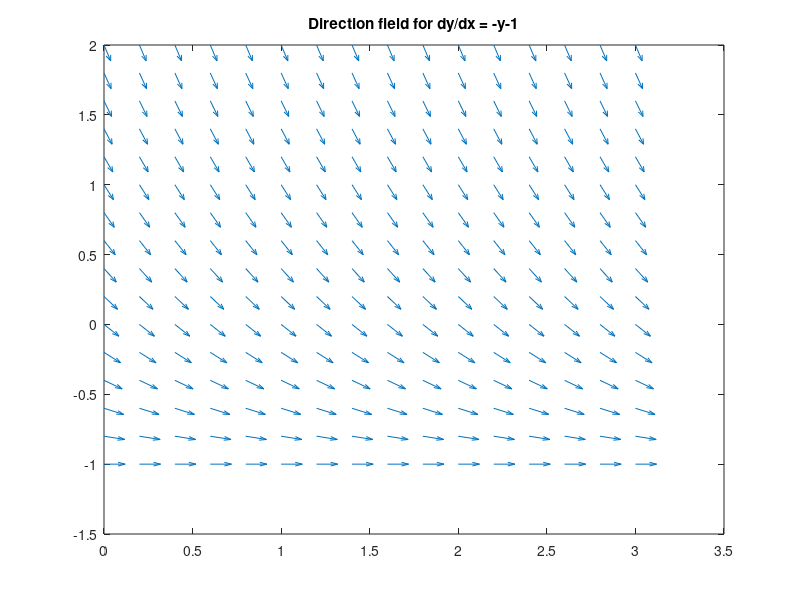

Source code (MATLAB): (Note: this script raises an error after producing the figure.)
close all
clear all
fprintf(['We compare Eulers method vs Runge Kutta 4\n'...
    'for solving the DE\n',...
    '   dy/dx=-y-1, y(0)=1\n',...
    'on the interval [0,3] with step size 0.1.\n\n'])
pause
fprintf('First we plot the direction field.\n\n')
pause
[T, Y] = meshgrid(0:0.2:3, -1:0.2:2);
S = (-Y - 1);
L = sqrt(1 + S.^2);
figure(1)
quiver(T, Y, 1./L, S./L, 0.45)
%axis tight; xlabel('t'), ylabel('y')
title('Direction field for dy/dx = -y-1')
pause

fprintf('\n Solution using Euler method.\n\n')
pause
f=@(x,y) (-y-1);
[X,Y]=euler_eng(f,0,1,30,0.1);
x=0;
h=1/10;

for i=0:30
  y=2*exp(-x)-1;
  disp(sprintf('i=%d: %3.5f, y=%3.15f, error: %15.15f',i,x,Y(i+1),Y(i+1)-y));
  x=x+h;
end
pause
figure(2)
plot(X,Y,'r')
title('Euler method (red), exact solution (blue) of dy/dx=-y-1')
hold on 
Z=2*exp(-X)-1;
plot(X,Z,'b')
hold off
pause
figure(3)
plot(X,Y-Z)
title('Global errors of Euler method for solving dy/dx=-y-1')

fprintf('\n Solution using Runge-Kutta method of order 4.\n\n')
pause
[X,Y]=RK4_eng(f,0,1,30,0.1);
x=0;
h=1/10;
for i=0:30
  y=2*exp(-x)-1;
  disp(sprintf('i=%d: %3.5f, y=%3.15f, error: %15.15f',i,x,Y(i+1),Y(i+1)-y));
  x=x+h;
end
pause
figure(4)
plot(X,Y,'r')
title('RK4 method (red), exact solution (blue) of dy/dx=-y-1')
hold on 
Z=2*exp(-X)-1;
plot(X,Z,'b')
hold off
pause
figure(5)
plot(X,Y-Z)
title('Global errors of RK4 method for solving dy/dx=-y-1')



